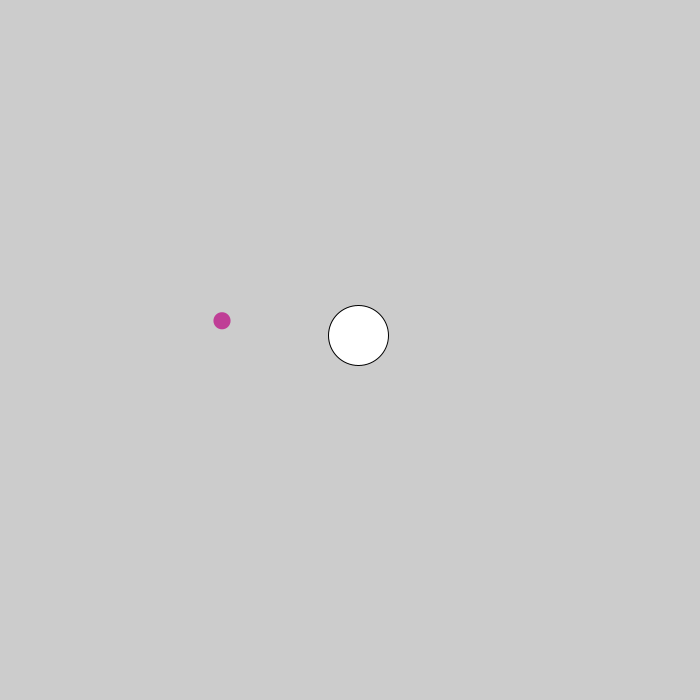
Frame 1 (no input)
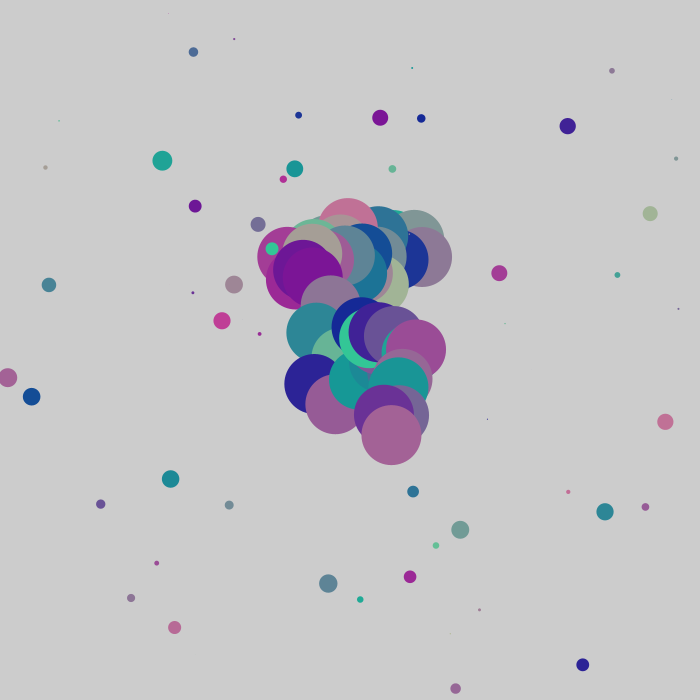
Frame 60 (the mouse pressed at the canvas centre just before this capture)
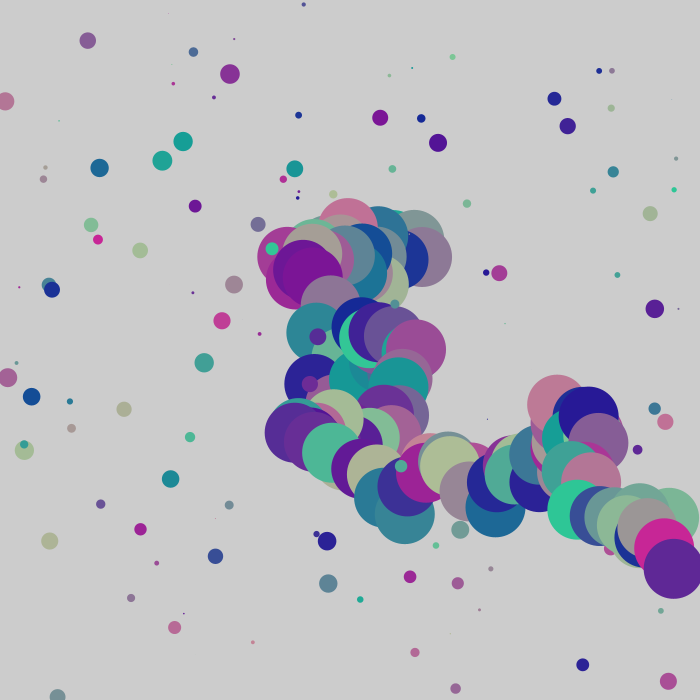
Frame 120 (the mouse held since frame 60 and released just before this capture)

The Processing sketch that drew these frames (run headless with seeded random() and noise(); from frame 60 on, the mouse is pressed at the canvas centre):

// Processing sketch: Clase_4__random
// ── Clase_4__random.pde
float speed = 30;
int diameter = 60;
float x;
float y;

void setup() {
  size (700,700);
x = width/2;
y = height/2;

}

void draw() {
  x += random(-speed, speed);;
  y += random(-speed, speed);
  ellipse(x, y, diameter, diameter);

   noStroke();
    float r = random(20, 200);
  float g = random(20, 200);

  fill(r, g, 150);
  float d = random(20);
  ellipse(random(width), random(height), d, d);
  if( x > width) x = 0;
  if( x < 0 ) x = width;
   if( y < 0 ) y = height;
   if( y >  height ) y = 0;

}
